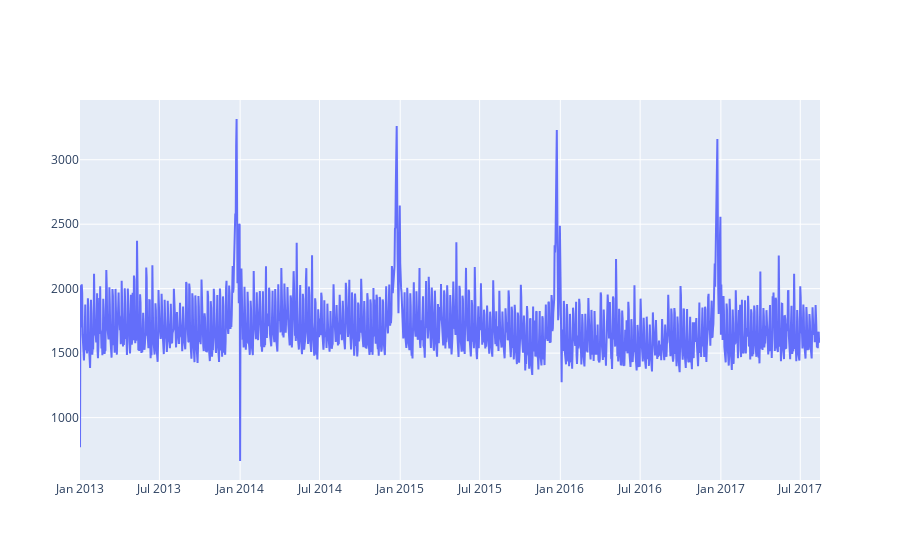
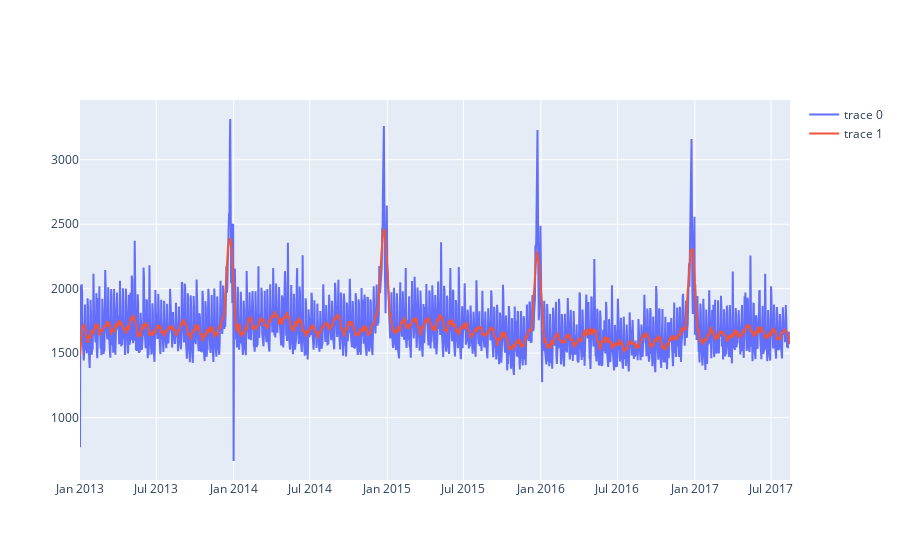

Here is the notebook cell these charts were saved with, in order:
### Code cell
fig = go.Figure()
fig.add_trace(go.Scatter(x=grp_transx['date'], y=grp_transx['transactions'])) 
fig.add_trace(go.Scatter(x=grp_transx['date'],y=signal.savgol_filter(grp_transx['transactions'],29,3)))

### Figure 1 — Plotly figure (JSON) as saved in the notebook; plotly's stock layout.template omitted (floating-point values rounded to 4 significant figures; data arrays with more than 128 entries replaced by an {"elided": "..."} marker saying what was removed)
{"data": [{"type": "scatter", "x": {"elided": "1682 str values"}, "y": {"elided": "1682 float values"}}], "layout": {}}

### Figure 2 — Plotly figure (JSON) as saved in the notebook; plotly's stock layout.template omitted (floating-point values rounded to 4 significant figures; data arrays with more than 128 entries replaced by an {"elided": "..."} marker saying what was removed)
{"data": [{"type": "scatter", "x": {"elided": "1682 str values"}, "y": {"elided": "1682 float values"}}, {"type": "scatter", "x": {"elided": "1682 str values"}, "y": {"elided": "1682 float values"}}], "layout": {}}
